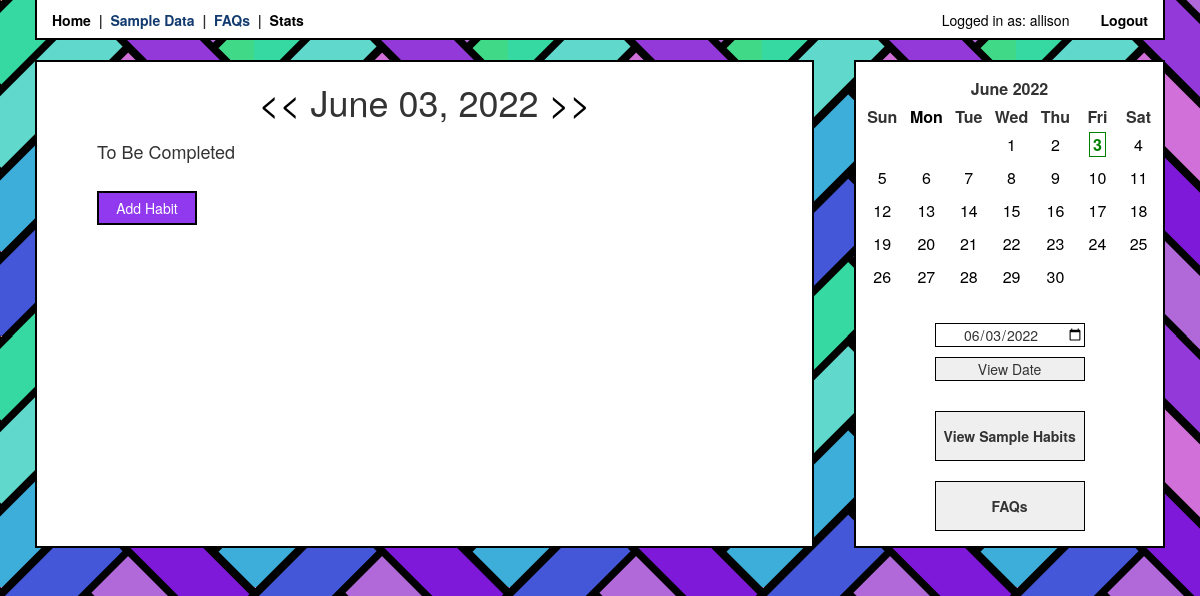
Before: /viewDate/ (signed in) with the older database file.
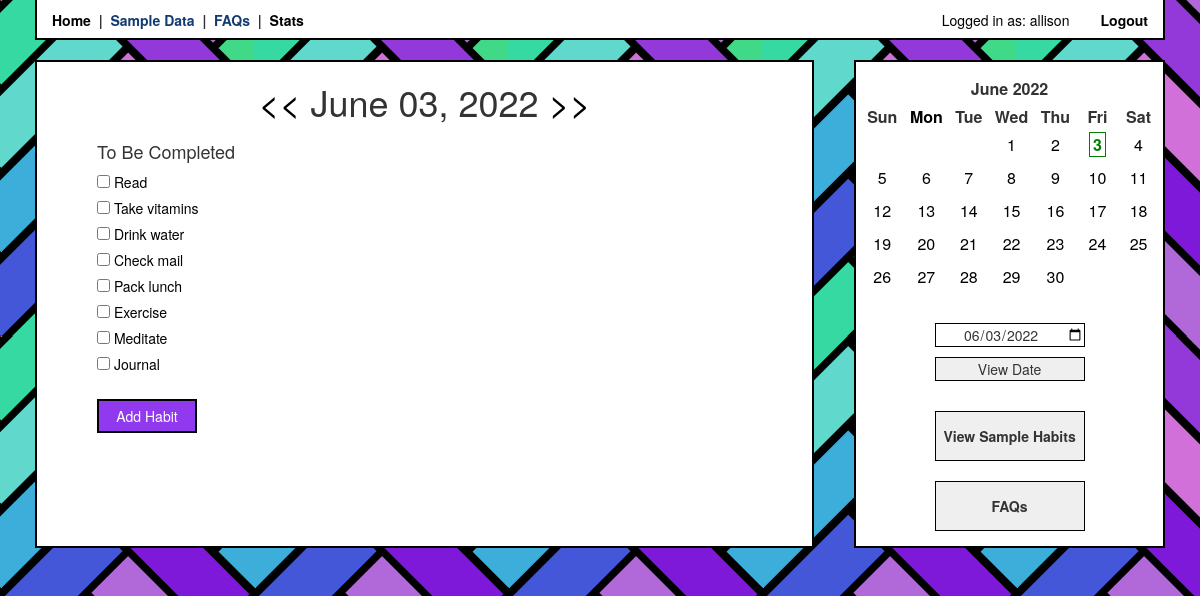
After: the same page with the newer database file.
### app/models.py (models this page shows, shortened)
class Habit(db.Model):
    id = db.Column(db.Integer, index=True, primary_key=True)
    name = db.Column(db.String(120), index=True)
    notes = db.Column(db.Text)
    custom_schedule = db.Column(db.Boolean, default=False)
    days = db.Column(db.String(7))
    user_id = db.Column(db.Integer, db.ForeignKey('user.id')) ##
    checks = db.relationship('Check', cascade='all, delete', backref='habits')

### app/routes.py (the view)
@login_required
@app.route('/viewDate/<viewDate>')
@app.route('/viewDate/')
def viewDate(viewDate=None):
    if viewDate is None:
        viewDate = date.today()
    else:
        viewDate = datetime.strptime(viewDate, '%Y-%m-%d').date()
    prevDate, nextDate = viewDate - timedelta(1), viewDate + timedelta(1)     # for prev/next day links
    strDate = viewDate.strftime('%B %d, %Y')
    habits = Habit.query.filter_by(user_id=current_user.id)
    checks = Check.query.filter_by(user_id=current_user.id, date=viewDate).all()
    checkedHabits = []
    uncheckedHabits = []
    for check in checks:
        habit = Habit.query.filter_by(id=check.habit_id).first()
        checkedHabits.append(habit)
    for habit in habits:
        if habit not in checkedHabits:
            uncheckedHabits.append(habit)
    month = getMonthCalendar(viewDate)
    return render_template('index.html', title='Habit Tracker',
    date=viewDate, prevDate=prevDate, nextDate=nextDate, strDate=strDate, month=month,
    habits=uncheckedHabits, completedHabits=checkedHabits)

### app/helpers.py (called while the page is built)
def getMonthCalendar(date):
    month, year = date.month, date.year
    today = date.today()
    calHTML = CustomCal(month, year).formatmonth(year, month)
    editedCal = calHTML
    if month == today.month and year == today.year:
        editDate = '>' + str(today.day) + '<'
        display = '><b><span class="today">  ' + str(today.day) + '  </span></b><'
        editedCal = calHTML.replace(str(editDate), display)
    editDate = '>' + str(date.day) + '<'
    display = '><span id="onDate">  ' + str(date.day) + '  </span><'
    editedCal = editedCal.replace(str(editDate), display)
    return editedCal

    def formatday(self, day, weekday):
        strDay = str(day)
        month = str(self.month)
        year = str(self.year)
        if len(strDay) == 1:
            strDay = '0' + strDay
        if len(month) == 1:
            month = '0' + month
        date = year + '-' + month + '-' + strDay
        if day == 0:
            return '<td class="noday">&nbsp;</td>'
        else:
            return '<td class="%s" id="calDate"><a class="calDate" href="javascript:f();" name="%s">%d</a></td>' % (self.cssclasses[weekday], date, day)

### app/templates/index.html (shortened to what this page needs)
{% extends 'bootstrap/base.html' %}
{% block styles %}
{{super()}}
<link rel="stylesheet" href="{{ url_for('static', filename='style.css') }}">
{% endblock %}
{% block content %}
<div class="container">
<div class="main">
{% if current_user.is_anonymous %}
<div class="content">
<p><a class="navlink" href="{{ url_for('login') }}">Login</a> to view habits.</p>
</div>{% else %}
{% include 'viewHabits.html' %}
{% endif %}
{% include 'sidebar.html' %}
</div>
{% endblock %}

### app/templates/viewHabits.html (shortened to what this page needs)
{% block content %}
<div class="content">
    <h1 class="center-h">
        <a class="date-nav" href="{{ url_for('viewDate', viewDate=prevDate) }}"><<</a>
        <span id="viewDate">{{ strDate }}</span>
        <a class="date-nav" href="{{ url_for('viewDate', viewDate=nextDate) }}">>></a>
    </h1>
    <div class="habits">
    <h4>To Be Completed</h4>
    {% for habit in habits %}
    <input type="checkbox" class="habit" id="habit" name="{{habit.id}}">
    <label for="{{habit.id}}"><a onclick="editHabit('{{habit.id}}')">{{ habit.name }}</a></label>
    <br />
    {% endfor %}
    <br />
    <div>
        <a data-target="#add-habit-modal" role="button" class="btn" data-toggle="modal"><span class="">Add Habit</span></a>
    </div>
    </div>
    </div>
</div>
{% endblock %}

Changed rows visible on the page:
added Habit: name "Read"
added Habit: name "Take vitamins"
added Habit: name "Drink water"
added Habit: name "Check mail"
added Habit: name "Pack lunch"
added Habit: name "Exercise"
added Habit: name "Meditate"
added Habit: name "Journal"
